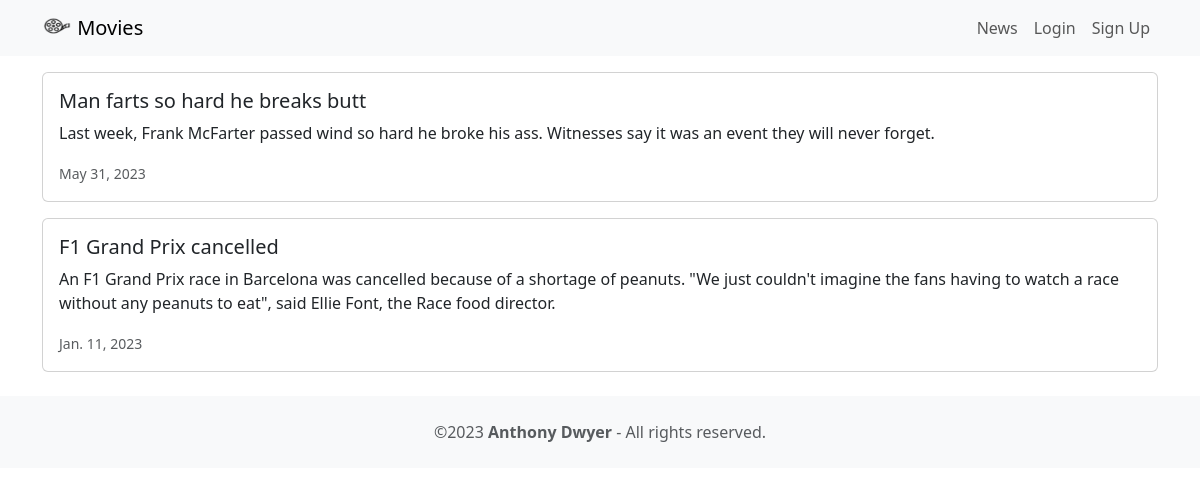
Page /news/ on the committed database.
### news/models.py (models this page shows, shortened)
class News(models.Model):
    headline = models.CharField(max_length=200)
    body = models.TextField()
    date = models.DateField()

### news/views.py (the view)
# urls.py: path('news/', include('news.urls')),
def news(request):
    newss = News.objects.all().order_by('-date')
    return render(request, 'news.html', {'newss': newss})

### news/templates/news.html
{% extends 'base.html' %}
{% block content %}
    {% for news in newss %}
        <div class="card mb-3">
            <div class="row g-0">
                <div>
                    <div class="card-body">
                        <h5 class="card-title">{{ news.headline }}</h5>
                        <p class="card-text">{{ news.body }}</p>
                        <p class="card-text"><small class="text-muted">{{ news.date }}</small></p>
                    </div>
                </div>
            </div>
        </div>
    {% endfor %}
{% endblock content %}

### rows in the picture
News: headline "Man farts so hard he breaks butt", body "Last week, Frank McFarter passed wind so hard he broke his ass. Witnesses say it was an event they will never forget.", date "May 31, 2023"
News: headline "F1 Grand Prix cancelled", body "An F1 Grand Prix race in Barcelona was cancelled because of a shortage of peanuts. \"We just couldn't imagine the fans having to watch a race without any peanuts to eat\", said Ellie Font, the Race food director.", date "Jan. 11, 2023"
